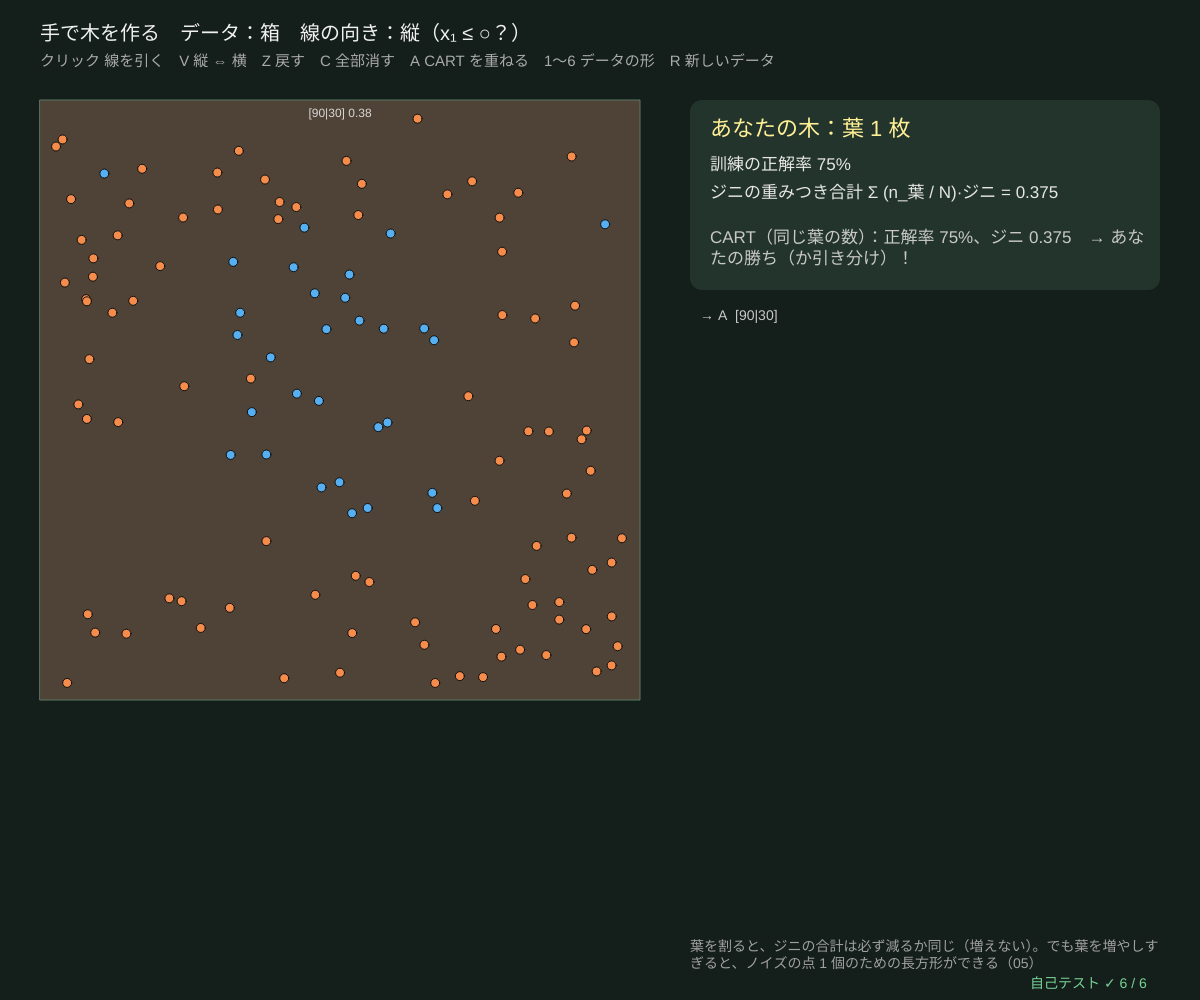
Frame 1 (no input)
Frame 60 (no input): identical to frame 1, image omitted
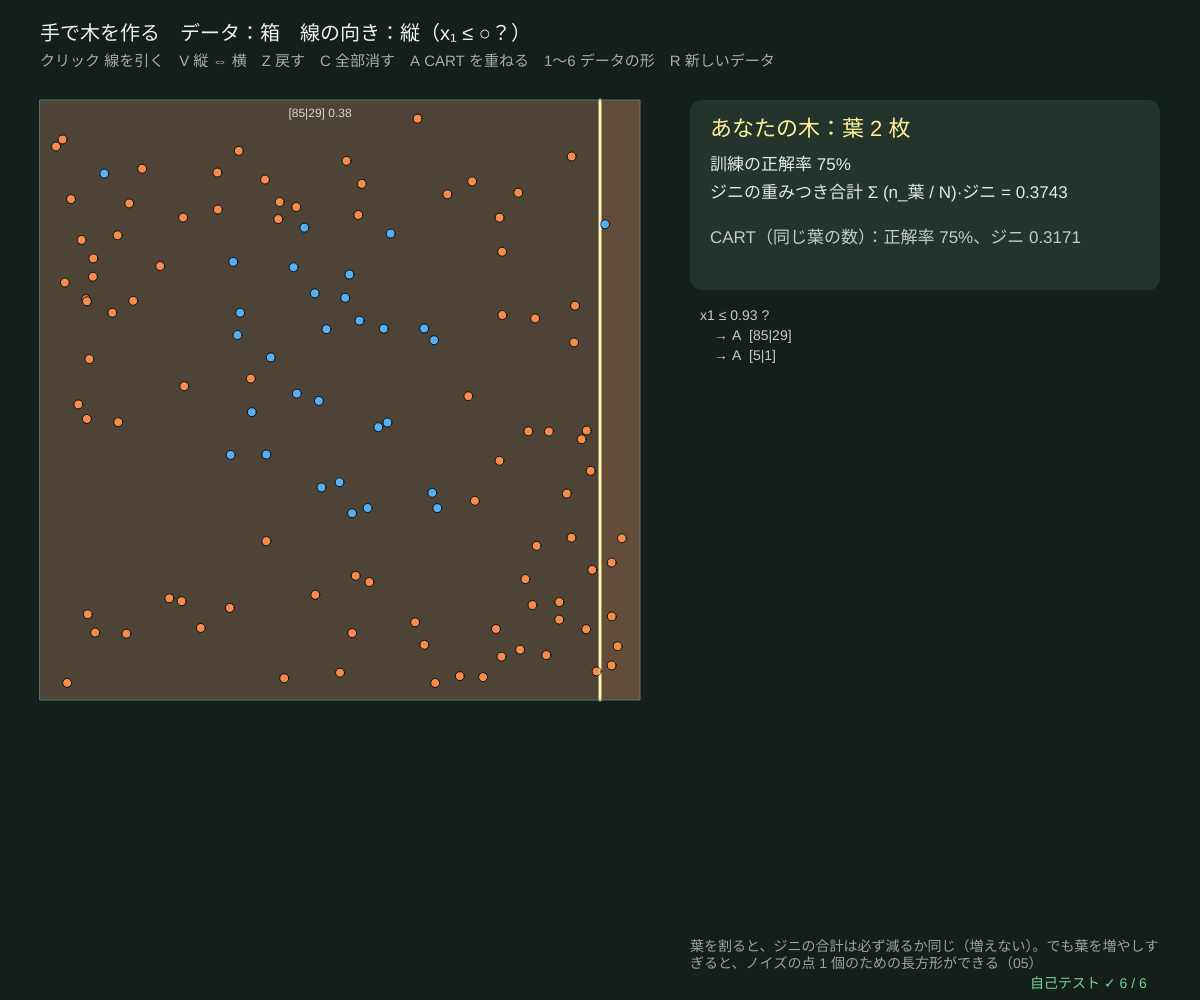
Frame 120 (the mouse pressed at the canvas centre since frame 60)

The p5.js sketch that drew these frames (run headless with seeded random() and noise() and a simulated clock; from frame 60 on, the mouse is pressed at the canvas centre):

// p5.js sketch
// ── sketch.js
// ============================================
// 02 手で木を作る ─ マウスで縦・横の線を引いて平面を分け、自分の「決定木」を作る
// 1 本の線 = 1 つの質問「x₁ ≤ ○？」（縦）か「x₂ ≤ ○？」（横）。線はクリックした長方形の中だけに引かれる（= その葉を 2 つに分ける）
//   各長方形の色 = 多数決のクラス、数字 = 件数 [A|B] とジニ。下の表示：訓練の正解率と、ジニの重みつき合計（小さいほどよい）
//   A を押すと、同じ葉の数で CART（毎回いちばんジニが減る葉を割る）が引く線を破線で重ねる。勝てるかな？
// クリック 線を引く / V 縦 ⇔ 横 / Z 1 本戻す / C 全部消す / A CART を重ねる / 1〜6 データの形 / R 新しいデータ
// ============================================

let kind = 4, nPts = 120, flipP = 0.04, seedD = 2;   // ★ kind = データの形（4 = 箱）
let data, userRoot, undoStack = [], vertical = true, showCart = false, cartRoot = null, plotBox, uid = 0;

function setup() { createCanvas(windowWidth, windowHeight); textWrap(CHAR); selfTest(); newData(); }
function newData() { data = makeData2D(kind, nPts, flipP, seedD); clearAll(); }
function clearAll() { uid = 0; userRoot = makeLeaf(data, data.X.map((_, i) => i), { u0: 0, u1: 1, v0: 0, v1: 1 }, 0); undoStack = []; updateCart(); }
function makeLeaf(D, idx, box, depth) { let counts = [0, 0]; for (let i of idx) counts[D.y[i]]++; return { leaf: true, idx, box, depth, id: uid++, counts, n: idx.length, imp: giniOf(counts), pred: argMaxArr(counts) }; }
// ★ 葉 t を、特徴量 f のしきい値 th で 2 つに分ける（左 = th 以下）
function splitLeaf(D, t, f, th) {
  let L = t.idx.filter((i) => D.X[i][f] <= th), R = t.idx.filter((i) => D.X[i][f] > th), b = t.box;
  t.leaf = false; t.feat = f; t.thr = th;
  t.left = makeLeaf(D, L, f === 0 ? { u0: b.u0, u1: th, v0: b.v0, v1: b.v1 } : { u0: b.u0, u1: b.u1, v0: b.v0, v1: th }, t.depth + 1);
  t.right = makeLeaf(D, R, f === 0 ? { u0: th, u1: b.u1, v0: b.v0, v1: b.v1 } : { u0: b.u0, u1: b.u1, v0: th, v1: b.v1 }, t.depth + 1);
}
function leavesOf(t) { return t.leaf ? [t] : leavesOf(t.left).concat(leavesOf(t.right)); }
function findLeaf(t, u, v) { while (!t.leaf) t = (t.feat === 0 ? u : v) <= t.thr ? t.left : t.right; return t; }
function weightedGini(t) { let L = leavesOf(t), N = sumArr(L.map((l) => l.n)) || 1; return sumArr(L.map((l) => (l.n / N) * l.imp)); }
function handAcc(t, D) { return accuracyOf((x) => findLeaf(t, x[0], x[1]).pred, D.X, D.y); }
// ★ CART の「よいほうから」：葉の数が k になるまで、ジニがいちばん減る葉を割る
function cartBestFirst(D, k) {
  let r = makeLeaf(D, D.X.map((_, i) => i), { u0: 0, u1: 1, v0: 0, v1: 1 }, 0);
  while (leavesOf(r).length < k) {
    let best = null;
    for (let l of leavesOf(r)) { let s = growTree(D.X, D.y, { maxDepth: 1, idx: l.idx, nClass: 2 }); if (!s.leaf && (!best || s.dec > best.s.dec + 1e-12)) best = { l, s }; }
    if (!best) break;
    splitLeaf(D, best.l, best.s.feat, best.s.thr);
  }
  return r;
}
function updateCart() { cartRoot = cartBestFirst(data, leavesOf(userRoot).length); }

function draw() {
  background(...BG_COL);
  let side = Math.min(height - 200, width * 0.5);
  plotBox = { x: 40, y: 100, w: side, h: side };
  // 葉ごとの長方形
  for (let l of leavesOf(userRoot)) {
    let a = toPx(plotBox, l.box.u0, l.box.v1), b = toPx(plotBox, l.box.u1, l.box.v0), c = l.n ? mixCol(l.counts, 0.2 + 0.45 * (1 - 2 * l.imp)) : BG_COL;
    noStroke(); fill(...c); rect(a[0], a[1], b[0] - a[0], b[1] - a[1]);
    if (b[0] - a[0] > 70 && b[1] - a[1] > 34) { fill(255, 255, 255, 200); textSize(12); textAlign(CENTER, CENTER); text('[' + l.counts.join('|') + '] ' + fmtNum(l.imp, 2), (a[0] + b[0]) / 2, a[1] + 14); }
  }
  // 自分の線、CART の線（破線）
  drawLines(userRoot, color(255, 240, 150), 3);
  if (showCart) { drawingContext.setLineDash([8, 6]); drawLines(cartRoot, color(255, 255, 255, 200), 2); drawingContext.setLineDash([]); }
  drawPoints(plotBox, data.X, data.y, 9);
  noFill(); stroke(90, 120, 100); strokeWeight(1); rect(plotBox.x, plotBox.y, side, side);
  // マウスの位置に予告の線
  let [u, v] = fromPx(plotBox, mouseX, mouseY);
  if (u > 0 && u < 1 && v > 0 && v < 1) {
    let l = findLeaf(userRoot, u, v), a = toPx(plotBox, l.box.u0, l.box.v0), b = toPx(plotBox, l.box.u1, l.box.v1);
    stroke(255, 255, 255, 120); strokeWeight(1.5);
    if (vertical) line(mouseX, a[1], mouseX, b[1]); else line(a[0], mouseY, b[0], mouseY);
  }
  // ---- 文字
  let px = plotBox.x + side + 50, pw = width - px - 40, L = leavesOf(userRoot), wg = weightedGini(userRoot), acc = handAcc(userRoot, data);
  textAlign(LEFT, BASELINE); noStroke(); fill(240); textSize(20);
  text('手で木を作る　データ：' + SHAPES[kind] + '　線の向き：' + (vertical ? '縦（x₁ ≤ ○？）' : '横（x₂ ≤ ○？）'), 40, 40);
  fill(170); textSize(15); text('クリック 線を引く　V 縦 ⇔ 横　Z 戻す　C 全部消す　A CART を重ねる' + (showCart ? '（ON）' : '') + '　1〜6 データの形　R 新しいデータ', 40, 66);
  fill(35, 52, 44); rect(px, 100, pw, 190, 12);
  fill(255, 240, 150); textSize(22); text('あなたの木：葉 ' + L.length + ' 枚', px + 20, 136);
  fill(230); textSize(17);
  text('訓練の正解率 ' + fmtNum(acc * 100, 1) + '%', px + 20, 170);
  text('ジニの重みつき合計 Σ (n_葉 / N)·ジニ = ' + fmtNum(wg, 4), px + 20, 198);
  let cAcc = handAcc(cartRoot, data), cg = weightedGini(cartRoot);
  fill(200); text('CART（同じ葉の数）：正解率 ' + fmtNum(cAcc * 100, 1) + '%、ジニ ' + fmtNum(cg, 4) + (wg <= cg + 1e-12 ? '　→ あなたの勝ち（か引き分け）！' : ''), px + 20, 230, pw - 30);
  // 自分の木を文字で（深さ 4 まで）
  fill(200); textSize(14); let lines = []; listTree(userRoot, '', lines);
  lines.slice(0, 15).forEach((s, k) => text(s, px + 10, 320 + k * 20));
  if (lines.length > 15) text('…', px + 10, 320 + 15 * 20);
  fill(160); text('葉を割ると、ジニの合計は必ず減るか同じ（増えない）。でも葉を増やしすぎると、ノイズの点 1 個のための長方形ができる（05）', px, height - 60, pw);
  drawSelfTest(width - 170, height - 12);
}
function drawLines(t, c, w) {
  if (t.leaf) return;
  let b = t.box; stroke(c); strokeWeight(w);
  if (t.feat === 0) { let p = toPx(plotBox, t.thr, b.v0), q = toPx(plotBox, t.thr, b.v1); line(p[0], p[1], q[0], q[1]); }
  else { let p = toPx(plotBox, b.u0, t.thr), q = toPx(plotBox, b.u1, t.thr); line(p[0], p[1], q[0], q[1]); }
  drawLines(t.left, c, w); drawLines(t.right, c, w);
}
function listTree(t, ind, out) {
  if (t.leaf) { out.push(ind + '→ ' + (t.pred ? 'B' : 'A') + '  [' + t.counts.join('|') + ']'); return; }
  out.push(ind + 'x' + (t.feat + 1) + ' ≤ ' + fmtNum(t.thr, 2) + ' ?'); listTree(t.left, ind + '　', out); listTree(t.right, ind + '　', out);
}
function mousePressed() {
  if (!plotBox) return;
  let [u, v] = fromPx(plotBox, mouseX, mouseY);
  if (u <= 0 || u >= 1 || v <= 0 || v >= 1) return;
  let l = findLeaf(userRoot, u, v);
  splitLeaf(data, l, vertical ? 0 : 1, vertical ? u : v); undoStack.push(l); updateCart();
}
function keyPressed() {
  if (key === 'v' || key === 'V') vertical = !vertical;
  if ((key === 'z' || key === 'Z') && undoStack.length) { let l = undoStack.pop(); l.leaf = true; delete l.left; delete l.right; updateCart(); }
  if (key === 'c' || key === 'C') clearAll();
  if (key === 'a' || key === 'A') showCart = !showCart;
  for (let k = 1; k <= 6; k++) if (key === String(k)) { kind = k - 1; newData(); }
  if (key === 'r' || key === 'R') { seedD++; newData(); }
  return false;
}

// ---- 自己テスト
function selfTest() {
  selfTestResults = [];
  let D = makeData2D(4, 120, 0.04, 77), r = makeLeaf(D, D.X.map((_, i) => i), { u0: 0, u1: 1, v0: 0, v1: 1 }, 0), okC = true, okM = true, prevG = weightedGini(r);
  seedRng(9);
  for (let k = 0; k < 12; k++) {                // ランダムに 12 回割る
    let L = leavesOf(r), l = L[Math.floor(rnd() * L.length)], f = rnd() < 0.5 ? 0 : 1, b = l.box, th = f === 0 ? b.u0 + rnd() * (b.u1 - b.u0) : b.v0 + rnd() * (b.v1 - b.v0);
    splitLeaf(D, l, f, th);
    if (l.left.n + l.right.n !== l.n || l.left.counts[1] + l.right.counts[1] !== l.counts[1]) okC = false;
    let g = weightedGini(r); if (g > prevG + 1e-12) okM = false; prevG = g;
  }
  check('割った 2 つの葉の件数の合計 = もとの葉の件数（12 回）', okC);
  check('葉を割るたびに、ジニの重みつき合計は増えない', okM);
  let byLeaf = sumArr(leavesOf(r).map((l) => l.counts[l.pred])) / D.X.length;
  check('正解率 = 葉ごとの多数決の個数の合計 / N（1 点ずつ数えた値と一致）', near(byLeaf, handAcc(r, D)));
  let c2 = cartBestFirst(D, 2), bestHand = Infinity;
  for (let t = 0; t < 400; t++) { let q = makeLeaf(D, D.X.map((_, i) => i), { u0: 0, u1: 1, v0: 0, v1: 1 }, 0); splitLeaf(D, q, t % 2, rnd()); bestHand = Math.min(bestHand, weightedGini(q)); }
  check('CART の 1 本目のジニ ' + fmtNum(weightedGini(c2), 4) + ' ≤ ランダムな 400 本のどれよりも小さいか同じ', weightedGini(c2) <= bestHand + 1e-12);
  let xs = D.X.map((x) => x[0]).sort((a, b) => a - b), a = makeLeaf(D, D.X.map((_, i) => i), { u0: 0, u1: 1, v0: 0, v1: 1 }, 0), b2 = makeLeaf(D, D.X.map((_, i) => i), { u0: 0, u1: 1, v0: 0, v1: 1 }, 0);
  splitLeaf(D, a, 0, xs[50] + 0.1 * (xs[51] - xs[50])); splitLeaf(D, b2, 0, (xs[50] + xs[51]) / 2);
  check('となりの 2 点の間なら、どこで切っても中点で切っても同じ分け方', a.left.n === b2.left.n && near(weightedGini(a), weightedGini(b2)));
  check('CART を葉 8 枚まで育てると、訓練の正解率 ≥ 1 枚（全部を多数決）のとき', handAcc(cartBestFirst(D, 8), D) >= handAcc(cartBestFirst(D, 1), D));
  reportSelfTest();
}

// ---------- やってみよう ----------
// 1. 5（箱）のデータで、線 4 本以内に正解率 95% 以上をめざそう
// 2. A で CART の線を重ねる。CART は「いま、いちばんジニが減る線」を選ぶだけ。先を読むと勝てることもある？
// 3. 2（斜め）を手で分けると、線は何本くらい要る？ 斜めの線が引ければ 1 本なのに…（13）
// 4. ノイズの点 1 個を囲むように線を引くと、正解率は上がる。でも新しいデータでは？（05）
// 5. 右の木の表示（x1 ≤ … ?）は、そのまま if 文になる。自分の木を if 文で書いてみよう

// ==================================================
// ここから下は「決定木の道具」（中身は読まなくても OK。消さないでね）
// ==================================================
// ---- 小さな道具：はさむ・合計・いちばん大きい番号
function clampv(v, a, b) { return v < a ? a : v > b ? b : v; }
function sumArr(a) { let s = 0; for (let v of a) s += v; return s; }
function argMaxArr(a) { let b = 0; for (let i = 1; i < a.length; i++) if (a[i] > a[b]) b = i; return b; }   // 同点なら小さい番号
// ---- 種つきの乱数（同じ種なら毎回同じ列）
let rngState = 1;
function seedRng(s) { rngState = (s >>> 0) || 1; }
function rnd() {                       // 0〜1 の一様乱数（mulberry32）
  rngState = (rngState + 0x6d2b79f5) >>> 0;
  let t = rngState;
  t = Math.imul(t ^ (t >>> 15), t | 1);
  t ^= t + Math.imul(t ^ (t >>> 7), t | 61);
  return ((t ^ (t >>> 14)) >>> 0) / 4294967296;
}
function rndInt(a, b) { return a + Math.floor(rnd() * (b - a + 1)); }
function rndGauss() { let u = Math.max(1e-12, rnd()), v = rnd(); return Math.sqrt(-2 * Math.log(u)) * Math.cos(2 * Math.PI * v); }
function shuffleArr(a) { for (let i = a.length - 1; i > 0; i--) { let j = Math.floor(rnd() * (i + 1)); [a[i], a[j]] = [a[j], a[i]]; } return a; }
// ---- 不純度：counts = 各クラスの個数（重みつきでもよい）
function entropyP(p) { return p <= 0 || p >= 1 ? 0 : -p * Math.log2(p) - (1 - p) * Math.log2(1 - p); }   // 2 クラスのエントロピー（ビット）
function entropyOf(counts) {
  let n = sumArr(counts), h = 0; if (n <= 0) return 0;
  for (let c of counts) if (c > 0) { let q = c / n; h -= q * Math.log2(q); }
  return Math.max(0, h);
}
function giniOf(counts) { let n = sumArr(counts), s = 1; if (n <= 0) return 0; for (let c of counts) s -= (c / n) * (c / n); return Math.max(0, s); }
function errOf(counts) { let n = sumArr(counts); return n <= 0 ? 0 : Math.max(0, 1 - Math.max(...counts) / n); }   // 誤分類率
function impurityOf(counts, crit) { return crit === 'entropy' ? entropyOf(counts) : crit === 'error' ? errOf(counts) : giniOf(counts); }
// 分けたときの「不純度の減り」= 親 − (左の割合·左 + 右の割合·右)。crit = 'entropy' なら情報利得
function gainOf(parent, left, right, crit) {
  let n = sumArr(parent), nl = sumArr(left), nr = sumArr(right); if (n <= 0) return 0;
  return impurityOf(parent, crit) - (nl / n) * impurityOf(left, crit) - (nr / n) * impurityOf(right, crit);
}
// ---- CART（分類）：全部の特徴量 × 全部のしきい値（並べた値の中点）を調べて、不純度がいちばん減る分割を選ぶ
// o = { maxDepth, minLeaf, crit: 'gini' | 'entropy' | 'error', mtry（分割ごとに見る特徴量の数）, w（点の重み）, idx（使う点の番号）, nClass }
// ノード = { leaf, feat, thr, left, right, counts, n, imp, pred, dec（重みつきの不純度の減り）, depth, id }
let nodeCounter = 0;
function growTree(X, y, o) {
  o = o || {};
  let ctx = {
    X, y, K: o.nClass || Math.max(1, ...y.map((v) => v + 1)), d: X.length ? X[0].length : 0,
    w: o.w || null, crit: o.crit || 'gini', maxDepth: o.maxDepth === undefined ? 40 : o.maxDepth,
    minLeaf: Math.max(1, o.minLeaf || 1), mtry: o.mtry || 0,
  };
  return growNode(ctx, o.idx ? o.idx.slice() : X.map((_, i) => i), 0);
}
function growNode(ctx, idx, depth) {
  let { X, y, K, w, crit } = ctx, counts = new Array(K).fill(0);
  for (let i of idx) counts[y[i]] += w ? w[i] : 1;
  let node = { leaf: true, counts, n: idx.length, imp: impurityOf(counts, crit), pred: argMaxArr(counts), depth, id: nodeCounter++, dec: 0 };
  let kinds = counts.filter((c) => c > 0).length;
  if (depth >= ctx.maxDepth || idx.length < 2 * ctx.minLeaf || kinds <= 1) return node;
  let best = bestSplit(ctx, idx, counts);
  if (!best) return node;
  let L = [], R = [];
  for (let i of idx) (X[i][best.feat] <= best.thr ? L : R).push(i);
  node.leaf = false; node.feat = best.feat; node.thr = best.thr; node.dec = best.dec;
  node.left = growNode(ctx, L, depth + 1); node.right = growNode(ctx, R, depth + 1);
  return node;
}
// ★ いちばんよい分割：特徴量ごとに点を並べ、左から 1 つずつ動かしながら左右の個数を更新する
function bestSplit(ctx, idx, counts) {
  let feats = Array.from({ length: ctx.d }, (_, f) => f);
  if (ctx.mtry > 0 && ctx.mtry < ctx.d) shuffleArr(feats);     // ランダムフォレスト：前の mtry 個だけを見る
  let first = ctx.mtry > 0 ? Math.min(ctx.mtry, ctx.d) : ctx.d;
  let best = splitOver(ctx, idx, counts, feats.slice(0, first));
  if (!best && first < ctx.d) best = splitOver(ctx, idx, counts, feats.slice(first));   // 切れる特徴量が 1 つもないときだけ残りを見る
  return best;
}
function splitOver(ctx, idx, counts, feats) {
  let { X, y, K, w, crit, minLeaf } = ctx, W = sumArr(counts), pImp = impurityOf(counts, crit), best = null;
  let lc = new Array(K), rc = new Array(K);
  for (let f of feats) {
    let ord = idx.slice().sort((a, b) => X[a][f] - X[b][f]), lw = 0;
    lc.fill(0);
    for (let k = 0; k < ord.length - 1; k++) {
      let i = ord[k], wi = w ? w[i] : 1;
      lc[y[i]] += wi; lw += wi;
      let v0 = X[i][f], v1 = X[ord[k + 1]][f];
      if (!(v1 > v0) || k + 1 < minLeaf || ord.length - k - 1 < minLeaf) continue;   // 同じ値の間では切れない
      for (let j = 0; j < K; j++) rc[j] = counts[j] - lc[j];
      let dec = W * pImp - lw * impurityOf(lc, crit) - (W - lw) * impurityOf(rc, crit);
      if (!best || dec > best.dec + 1e-12) best = { feat: f, thr: (v0 + v1) / 2, dec };
    }
  }
  return best;
}
// 根から葉までたどる。dLim = 見せる深さ、aLim = 剪定の α（alphaCut ≤ α のノードは葉として扱う）
function leafOf(node, x, dLim, aLim) {
  let dl = dLim === undefined ? Infinity : dLim, al = aLim === undefined ? -Infinity : aLim;
  while (!node.leaf && node.depth < dl && !(al >= node.alphaCut)) node = x[node.feat] <= node.thr ? node.left : node.right;
  return node;
}
function treePredict(root, x, dLim, aLim) { return leafOf(root, x, dLim, aLim).pred; }
function isCut(t, dLim, aLim) { return t.leaf || t.depth >= (dLim === undefined ? Infinity : dLim) || (aLim !== undefined && aLim >= t.alphaCut); }
function treeNodes(root, dLim, aLim) {   // 見えているノードを全部（行きがけ順）
  let out = [], st = [root];
  while (st.length) { let t = st.pop(); out.push(t); if (!isCut(t, dLim, aLim)) st.push(t.right, t.left); }
  return out;
}
function countLeaves(root, dLim, aLim) { return treeNodes(root, dLim, aLim).filter((t) => isCut(t, dLim, aLim)).length; }
function treeDepth(root, dLim, aLim) { return Math.max(...treeNodes(root, dLim, aLim).map((t) => t.depth)); }
function accuracyOf(fn, X, y, idx) {     // fn(x) → クラス。idx を渡すとその点だけ
  let ids = idx || X.map((_, i) => i), ok = 0;
  for (let i of ids) if (fn(X[i]) === y[i]) ok++;
  return ids.length ? ok / ids.length : 0;
}
// ---- 合成データ（[0, 1]² の 2 次元、種つき）。kind = 0 かたまり / 1 斜め / 2 円 / 3 XOR / 4 箱 / 5 しま
const SHAPES = ['かたまり', '斜め', '円', 'XOR', '箱', 'しま'];
function trueLabel(kind, u, v) {
  if (kind === 0) return (u - 0.32) ** 2 + (v - 0.36) ** 2 < (u - 0.68) ** 2 + (v - 0.64) ** 2 + 0.03 * Math.sin(9 * u) ? 0 : 1;
  if (kind === 1) return u + 0.8 * v > 0.9 ? 1 : 0;
  if (kind === 2) return (u - 0.5) ** 2 + (v - 0.5) ** 2 < 0.09 ? 1 : 0;
  if (kind === 3) return (u > 0.5) !== (v > 0.5) ? 1 : 0;
  if (kind === 4) return u > 0.25 && u < 0.7 && v > 0.3 && v < 0.8 ? 1 : 0;
  return Math.sin(10 * u + 3 * v) > 0 ? 1 : 0;
}
// n 個、flip = ラベルをわざと入れかえる割合（ノイズ）
function makeData2D(kind, n, flip, seed) {
  seedRng(seed);
  let X = [], y = [];
  for (let i = 0; i < n; i++) {
    let u = 0.02 + 0.96 * rnd(), v = 0.02 + 0.96 * rnd(), c = trueLabel(kind, u, v);
    if (rnd() < flip) c = 1 - c;
    X.push([u, v]); y.push(c);
  }
  return { X, y };
}
// ---- 描く道具：クラスの色、領域の絵、木の図
const CLS_COL = [[245, 140, 75], [85, 175, 240], [175, 225, 95]];   // ★ クラス A・B・C の色
const BG_COL = [20, 30, 26];                                       // 背景（森の色）
function mixCol(probs, k) {           // クラスの割合 → 背景と混ぜた色（k = 色の濃さ）
  let c = BG_COL.slice(), s = sumArr(probs) || 1;
  probs.forEach((p, j) => { for (let q = 0; q < 3; q++) c[q] += (p / s) * (CLS_COL[j][q] - BG_COL[q]) * k; });
  return c;
}
// img の全部の画素に fn(u, v) → [r, g, b] を塗る（u は右向き、v は上向き、どちらも 0〜1）
function paintImage(img, fn) {
  img.loadPixels();
  let W = img.width, H = img.height;
  for (let py = 0; py < H; py++) for (let px = 0; px < W; px++) {
    let c = fn((px + 0.5) / W, 1 - (py + 0.5) / H), i = 4 * (px + W * py);
    img.pixels[i] = c[0]; img.pixels[i + 1] = c[1]; img.pixels[i + 2] = c[2]; img.pixels[i + 3] = 255;
  }
  img.updatePixels();
}
function toPx(bx, u, v) { return [bx.x + u * bx.w, bx.y + (1 - v) * bx.h]; }   // [0,1]² → 画面
function fromPx(bx, px, py) { return [(px - bx.x) / bx.w, 1 - (py - bx.y) / bx.h]; }
function drawPoints(bx, X, y, r, ws) {   // ws = 点の大きさの倍率（なければ 1）
  stroke(15); strokeWeight(1);
  for (let i = 0; i < X.length; i++) { let p = toPx(bx, X[i][0], X[i][1]); fill(...CLS_COL[y[i]]); circle(p[0], p[1], r * (ws ? ws[i] : 1)); }
}
function fmtNum(v, d) { if (!isFinite(v)) return '?'; let s = (+v.toFixed(d === undefined ? 2 : d)).toString(); return s === '-0' ? '0' : s; }
// ---- 自己テストの道具
let selfTestResults = [];
function check(name, cond) { selfTestResults.push({ name, ok: !!cond }); }
function near(a, b, tol) { return a !== null && a !== undefined && isFinite(a) && Math.abs(a - b) <= (tol === undefined ? 1e-9 : tol); }
function noNaN(v) { return Array.isArray(v) ? v.every(noNaN) : !(typeof v === 'number' && v !== v); }
function reportSelfTest() { for (let r of selfTestResults) (r.ok ? console.log : console.error)((r.ok ? '✓ ' : '✗ ') + r.name); }
function selfTestLine() { let n = selfTestResults.filter((r) => r.ok).length; return '自己テスト ' + (n === selfTestResults.length ? '✓ ' : '✗ ') + n + ' / ' + selfTestResults.length; }
function drawSelfTest(x, y) { noStroke(); fill(selfTestResults.every((r) => r.ok) ? color(120, 210, 150) : color(255, 90, 90)); textSize(14); textAlign(LEFT, BASELINE); text(selfTestLine(), x, y); }
